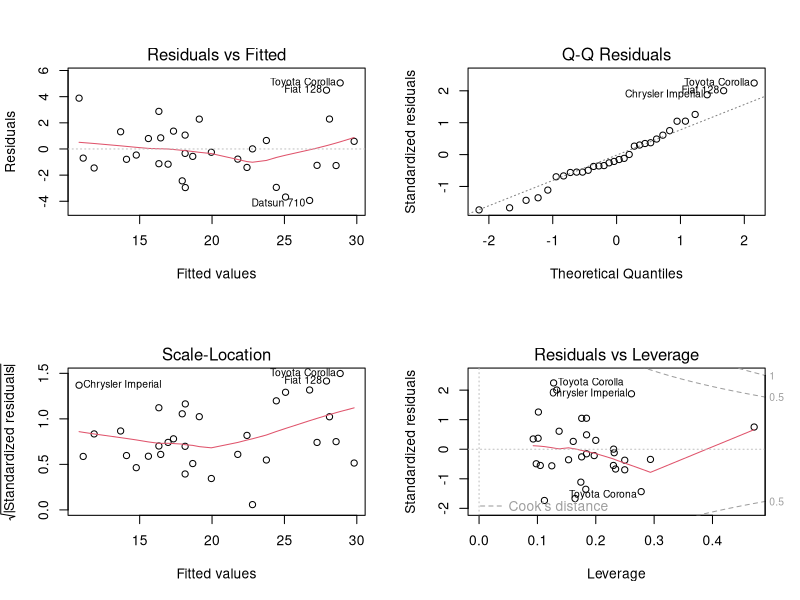
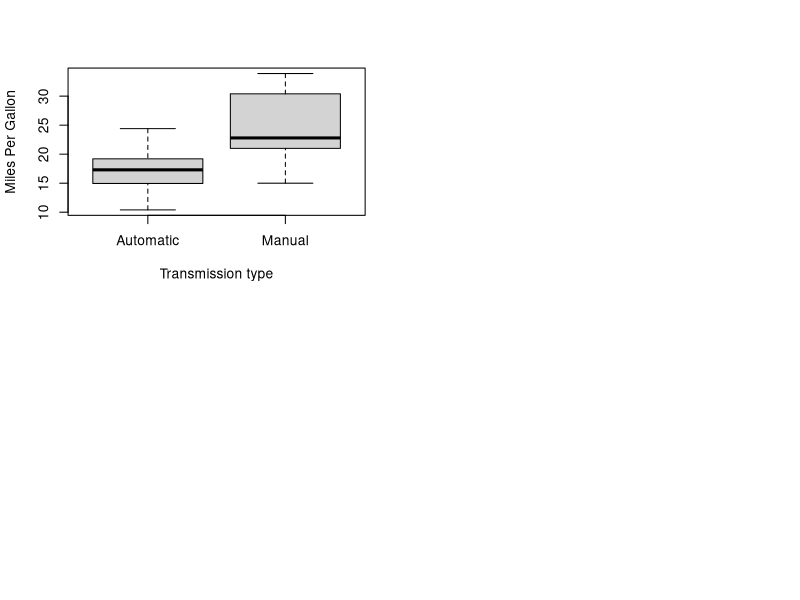
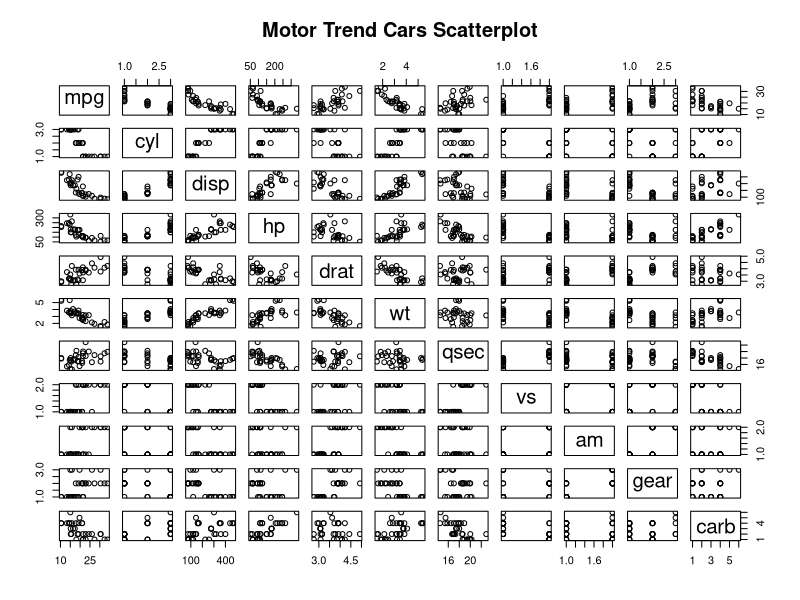

Recreate these plots in R, in order.
## ---- chunk 1
data(mtcars)
mtcars$cyl <- factor(mtcars$cyl)
mtcars$vs <- factor(mtcars$vs)
mtcars$gear <- factor(mtcars$gear)
mtcars$carb <- factor(mtcars$carb)
mtcars$am <- factor(mtcars$am,labels=c('Automatic','Manual'))
## ---- chunk 2
str(mtcars)
## ---- chunk 3
t.test(mpg ~ am, data = mtcars)
## ---- chunk 4
model_0 <- lm(mpg ~ am, data = mtcars)
model_1 <- lm(mpg ~ ., data = mtcars)
model_c <- step(model_1, direction = "backward")

## ---- chunk 5
summary(model_c)

## ---- chunk 6
anova(model_0, model_c)

## ---- chunk 7
par(mfrow=c(2,2))
plot(model_c, which=1)
plot(model_c, which=2)
plot(model_c, which=3)
plot(model_c, which=5)
## ---- chunk 8
lev <- hatvalues(model_c)
tail(sort(lev),3)
inf <- dfbetas(model_c)
tail(sort(inf[,6]),3)
## ---- chunk 9
boxplot(mpg ~ am, data=mtcars,
   xlab="Transmission type", ylab="Miles Per Gallon") 
## ---- chunk 10

pairs(~mpg+cyl+disp+hp+drat+wt+qsec+vs+am+gear+carb, data=mtcars,
   main="Motor Trend Cars Scatterplot")
